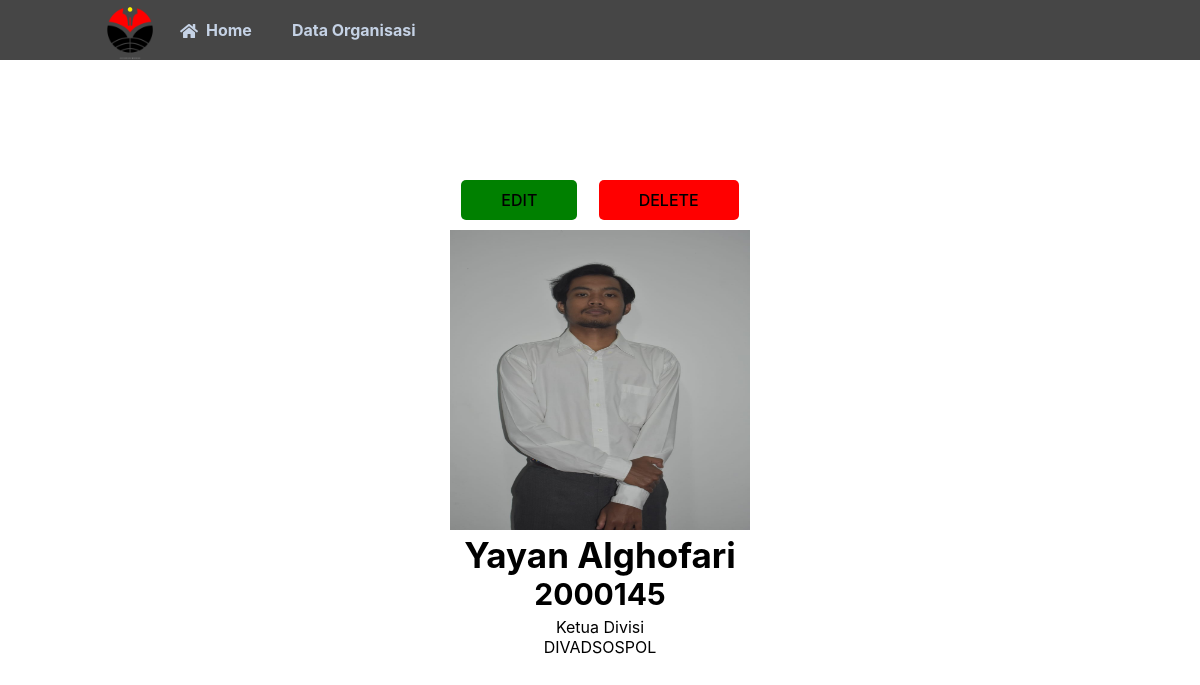
Page /review.php?nim=2000145 on the committed database.
### tables this page shows
CREATE TABLE `pengurus` (
  `nim` varchar(11) NOT NULL,
  `nama` varchar(100) NOT NULL,
  `semester` int(11) NOT NULL,
  `foto` longblob NOT NULL,
  `id_bidang` int(11) NOT NULL
);

CREATE TABLE `bidang_divisi` (
  `id_bidang` int(11) NOT NULL,
  `jabatan` varchar(100) NOT NULL,
  `id_divisi` int(11) NOT NULL
);

CREATE TABLE `divisi` (
  `id_divisi` int(11) NOT NULL,
  `nama_divisi` varchar(100) NOT NULL
);

### review.php (the view, shortened to what this page needs)
<?php
include 'functions.php';
require 'function.php';
$nim = $_GET['nim'];
$sql_pengurus = "select * from pengurus where nim = '$nim'";
$q = mysqli_query($conn, $sql_pengurus);
?>
<?= template_header_review('Home') ?>
<div class="content">
    <?php
    $data =  mysqli_fetch_array($q);
    $nim = $data['nim'];
    $id_bidang = $data['id_bidang'];
    $foto = $data['foto'];
    ?>
    <div class="box">
        <div class="tombol">
            <a href="pengurus/updatePengurus.php?nim=<?= $nim ?>" class="edit">EDIT</i></a>
            <a href="pengurus/deletePengurus.php?nim=<?= $nim ?>" class="trash">DELETE</a>
        </div>
        <div class="gambar"><?php echo "<img src='assets/images/" . $foto . "'height='300' width='300'>" ?></div>
        <h4><?= $data['nama'] ?></h4>
        <h6><?= $data['nim'] ?></h6>
        <p>
            <?php
            $sql_bidang = "select * from bidang_divisi where id_bidang = '$id_bidang'";
            $q_bidang = mysqli_query($conn, $sql_bidang);
            $data_bidang =  mysqli_fetch_assoc($q_bidang);
            echo $data_bidang['jabatan'] . "<br>";
            $id_divisi = $data_bidang['id_divisi'];
            $sql_divisi = "select * from divisi where id_divisi = '$id_divisi'";
            $q_divisi = mysqli_query($conn, $sql_divisi);
            $data_divisi = mysqli_fetch_assoc($q_divisi);
            echo $data_divisi['nama_divisi'];
            ?>
        </p>
    </div>
</div>
<?= template_footer() ?>

### assets/style/style.css (style rules this page uses)
* { box-sizing: border-box; font-family: -apple-system, BlinkMacSystemFont, "segoe ui", roboto, oxygen, ubuntu, cantarell, "fira sans", "droid sans", "helvetica neue", Arial, sans-serif; font-size: 16px; -webkit-font-smoothing: antialiased; -moz-osx-font-smoothing: grayscale; }
body { background-color: #FFFFFF; margin: 0; }
.content { width: 1000px; margin: 0 auto; }

### review.php (style rules this page uses)
.content { display: flex; padding: 100px; justify-content: center; text-align: center; }
.content .box .gambar { text-align: center; }
.content .box h4 { font-size: 35px; margin: 0; }
.content .box h6 { font-size: 30px; margin: 0; }
.content .box p { margin-top: 5px; }
.box { display: flex; flex-direction: column; justify-content: space-between; margin: 10px; }
.box .tombol { display: flex; flex-direction: row; justify-content: space-evenly; }
.box .tombol a { text-decoration: none; color: black; font-weight: 500; }
.box .tombol .edit { background-color: green; margin: 10px; padding: 10px 40px; border-radius: 5px; }
.box .tombol .trash { background-color: red; margin: 10px; padding: 10px 40px; border-radius: 5px; }

### rows in the picture
pengurus: foto (picture), nama "Yayan Alghofari", nim "2000145"
bidang_divisi: jabatan "Ketua Divisi"
divisi: nama_divisi "DIVADSOSPOL"
